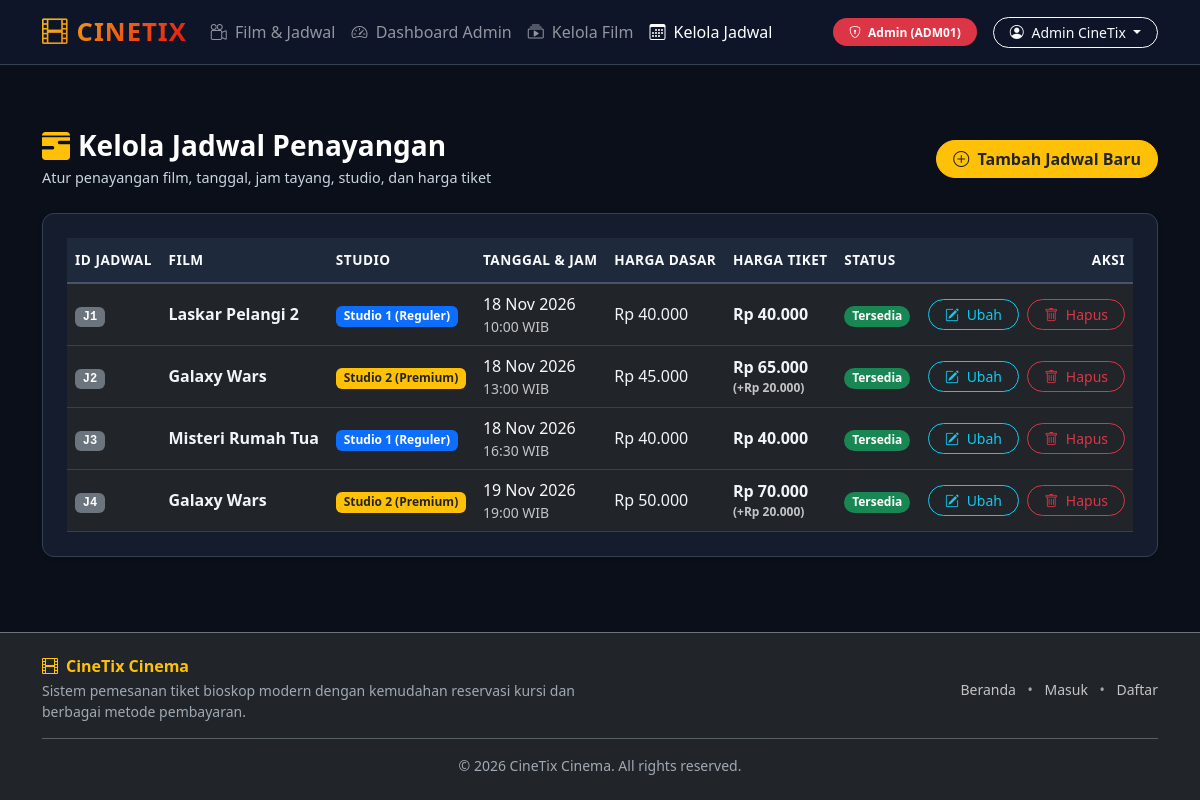
Screenshot of /admin/jadwal.php (signed in) with the database file from the repository.
### tables this page shows
CREATE TABLE pengguna (
                id_pengguna TEXT PRIMARY KEY,
                role TEXT NOT NULL, -- pelanggan, admin, kasir
                nama TEXT NOT NULL,
                email TEXT UNIQUE NOT NULL,
                password TEXT NOT NULL,
                no_telepon TEXT,
                saldo REAL DEFAULT 0,
                kode_admin TEXT,
                id_shift TEXT
            );

CREATE TABLE jadwal (
                id_jadwal TEXT PRIMARY KEY,
                id_film TEXT NOT NULL,
                id_studio TEXT NOT NULL,
                tanggal TEXT NOT NULL,
                jam_mulai TEXT NOT NULL,
                harga_dasar REAL NOT NULL,
                FOREIGN KEY (id_film) REFERENCES film(id_film) ON DELETE CASCADE,
                FOREIGN KEY (id_studio) REFERENCES studio(id_studio) ON DELETE CASCADE
            );

CREATE TABLE film (
                id_film TEXT PRIMARY KEY,
                judul TEXT NOT NULL,
                genre TEXT NOT NULL,
                durasi INTEGER NOT NULL,
                rating_usia TEXT NOT NULL,
                poster TEXT,
                sinopsis TEXT
            );

CREATE TABLE studio (
                id_studio TEXT PRIMARY KEY,
                tipe TEXT NOT NULL, -- reguler, premium
                nama_studio TEXT NOT NULL,
                kapasitas INTEGER NOT NULL,
                biaya_tambahan REAL DEFAULT 0
            );

### admin/jadwal.php (the view, shortened to what the rows shown need)
<?php
$daftarJadwal = CineTix::getAllJadwal();
require_once __DIR__ . '/../includes/header.php';
?>
<div class="container py-4">
    <div class="card card-custom p-4 shadow-sm">
        <div class="table-responsive">
            <table class="table table-dark table-hover align-middle mb-0">
                <thead>
                    <tr>
                        <th>ID JADWAL</th>
                        <th>FILM</th>
                        <th>STUDIO</th>
                        <th>TANGGAL & JAM</th>
                        <th>HARGA DASAR</th>
                        <th>HARGA TIKET</th>
                        <th>STATUS</th>
                        <th class="text-end">AKSI</th>
                    </tr>
                </thead>
                <tbody>
                    <?php foreach ($daftarJadwal as $j): ?>
                        <?php
                        $studio = $j->getStudio();
                        $isPremium = ($studio instanceof StudioPremium);
                        $isTersedia = $j->cekKetersediaan();
                        ?>
                        <tr>
                            <td><span class="badge bg-secondary font-monospace"><?= htmlspecialchars($j->getIdJadwal()) ?></span></td>
                            <td class="fw-bold text-white"><?= htmlspecialchars($j->getFilm()->getJudul()) ?></td>
                            <td>
                                <span class="badge <?= $isPremium ? 'bg-warning text-dark' : 'bg-primary' ?>">
                                    <?= htmlspecialchars($studio->getNamaStudio()) ?>
                                </span>
                            </td>
                            <td>
                                <div class="text-light"><?= date('d M Y', strtotime($j->getTanggal())) ?></div>
                                <div class="small text-light opacity-75"><?= htmlspecialchars($j->getJamMulai()) ?> WIB</div>
                            </td>
                            <td class="text-light fw-medium"><?= CineTix::rp($j->getHargaDasar()) ?></td>
                            <td class="fw-bold text-warning">
                                <?= CineTix::rp($j->hitungHargaTiket()) ?>
                                <?php if ($isPremium): ?>
                                    <span class="small text-light opacity-75 d-block" style="font-size: 0.75rem;">(+<?= CineTix::rp($studio->getBiayaTambahan()) ?>)</span>
                                <?php endif; ?>
                            </td>
                            <td>
                                <span class="badge <?= $isTersedia ? 'bg-success' : 'bg-danger' ?> rounded-pill">
                                    <?= $isTersedia ? 'Tersedia' : 'Penuh' ?>
                                </span>
                            </td>
                            <td class="text-end">
                                <button class="btn btn-outline-info btn-sm rounded-pill px-3 me-1"
                                        data-bs-toggle="modal"
                                        data-bs-target="#modalEditJadwal<?= $j->getIdJadwal() ?>">
                                    <i class="bi bi-pencil-square me-1"></i> Ubah
                                </button>
                                <a href="jadwal.php?hapus=<?= urlencode($j->getIdJadwal()) ?>"
                                   class="btn btn-outline-danger btn-sm rounded-pill px-3"
                                   onclick="return confirm('Hapus jadwal <?= $j->getIdJadwal() ?>?');">
                                    <i class="bi bi-trash me-1"></i> Hapus
                                </a>
                            </td>
                        </tr>
                    <?php endforeach; ?>
                </tbody>
            </table>
        </div>
    </div>
</div>
<?php require_once __DIR__ . '/../includes/footer.php'; ?>

### includes/header.php (shortened to what the rows shown need)
<?php
$currentUser = CineTix::getCurrentUser();
$isSubdir = strpos($_SERVER['PHP_SELF'], '/admin/') !== false || strpos($_SERVER['PHP_SELF'], '/kasir/') !== false;
$baseUrl = $isSubdir ? '../' : './';
?>
<!DOCTYPE html>
<html lang="id">
<head>
    <link href="https://cdn.jsdelivr.net/npm/bootstrap@5.3.2/dist/css/bootstrap.min.css" rel="stylesheet">
    <link rel="stylesheet" href="https://cdn.jsdelivr.net/npm/bootstrap-icons@1.11.2/font/bootstrap-icons.min.css">
    <link rel="stylesheet" href="<?= $baseUrl ?>assets/css/style.css">
</head>
<body>
<nav class="navbar navbar-expand-lg navbar-dark navbar-cinetix sticky-top">
    <div class="container">
        <div class="collapse navbar-collapse" id="navMenu">
            <div class="d-flex align-items-center gap-3">
                <?php if ($currentUser): ?>
                    <?php if ($currentUser instanceof Pelanggan): ?>
                        <div class="badge bg-dark border border-warning text-warning px-3 py-2 rounded-pill d-flex align-items-center gap-2">
                            <i class="bi bi-wallet-fill"></i>
                            <span><?= CineTix::rp($currentUser->getSaldo()) ?></span>
                        </div>
                    <?php elseif ($currentUser instanceof Admin): ?>
                        <span class="badge bg-danger px-3 py-2 rounded-pill">
                            <i class="bi bi-shield-lock me-1"></i> Admin (<?= htmlspecialchars($currentUser->getKodeAdmin()) ?>)
                        </span>
                    <?php elseif ($currentUser instanceof Kasir): ?>
                        <span class="badge bg-info text-dark px-3 py-2 rounded-pill">
                            <i class="bi bi-person-badge me-1"></i> Kasir (Shift: <?= htmlspecialchars($currentUser->getIdShift()) ?>)
                        </span>
                    <?php endif; ?>
                    <div class="dropdown">
                        <button class="btn btn-outline-light btn-sm dropdown-toggle rounded-pill px-3" type="button" data-bs-toggle="dropdown">
                            <i class="bi bi-person-circle me-1"></i> <?= htmlspecialchars($currentUser->getNama()) ?>
                        </button>
                    </div>
                <?php endif; ?>
            </div>
        </div>
    </div>
</nav>
<main class="py-4">

### rows the page displays
pengguna: kode_admin "ADM01", nama "Admin CineTix"
jadwal: id_jadwal "J1", id_film.judul "Laskar Pelangi 2", id_studio.nama_studio "Studio 1 (Reguler)", tanggal "18 Nov 2026", jam_mulai "10:00", harga_dasar "Rp 40.000"
jadwal: id_jadwal "J2", id_film.judul "Galaxy Wars", id_studio.nama_studio "Studio 2 (Premium)", tanggal "18 Nov 2026", jam_mulai "13:00", harga_dasar "Rp 45.000", harga_dasar.biaya_tambahan "Rp 65.000", id_studio.biaya_tambahan "Rp 20.000"
jadwal: id_jadwal "J3", id_film.judul "Misteri Rumah Tua", id_studio.nama_studio "Studio 1 (Reguler)", tanggal "18 Nov 2026", jam_mulai "16:30", harga_dasar "Rp 40.000"
jadwal: id_jadwal "J4", id_film.judul "Galaxy Wars", id_studio.nama_studio "Studio 2 (Premium)", tanggal "19 Nov 2026", jam_mulai "19:00", harga_dasar "Rp 50.000", harga_dasar.biaya_tambahan "Rp 70.000", id_studio.biaya_tambahan "Rp 20.000"
